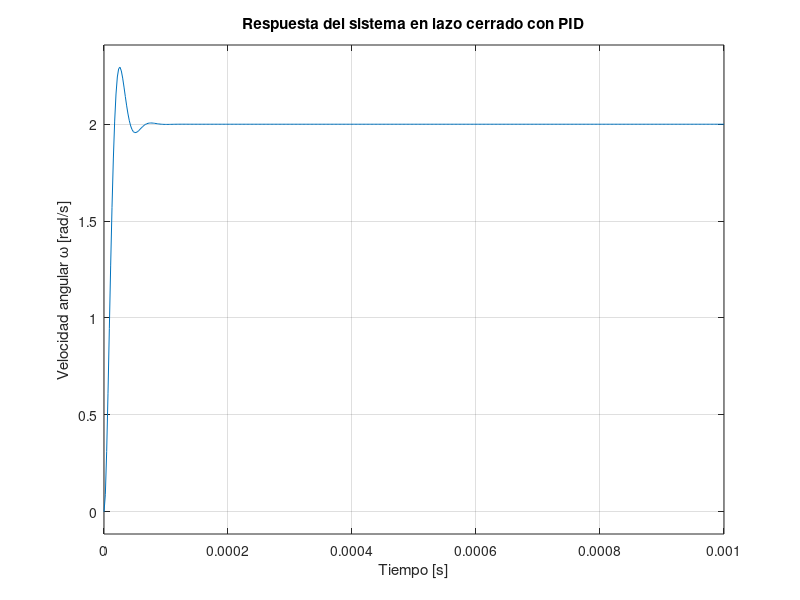

Source code (MATLAB):
% Parámetros físicos del motor
Laa = 366e-6;
J = 5e-9;
Ra = 55.6;
B = 0;
Ki = 6.49e-3;
Km = 6.53e-3;

% Función de transferencia de la planta (motor)
num = [Ki];
den = [Laa*J, Ra*J + Laa*B, Ra*B + Ki*Km];
P = tf(num, den); % Planta

% Parámetros del PID
% Kp = 5; Ki = 0; Kd = 0;
Kp=6;Ki=920;Kd=0;

% Función de transferencia del PID
C = Kp + Ki*tf(1, [1 0]) + Kd*tf([1 0], 1); % Kp + Ki/s + Kd*s

% Sistema en lazo cerrado: G(s) = C(s)*P(s) / (1 + C(s)*P(s))
sys_cl = feedback(C*P, 1);

% Respuesta al escalón (de referencia a 2 rad/s)
step(2*sys_cl, 0.001);
title('Respuesta del sistema en lazo cerrado con PID');
xlabel('Tiempo [s]');
ylabel('Velocidad angular \omega [rad/s]');
